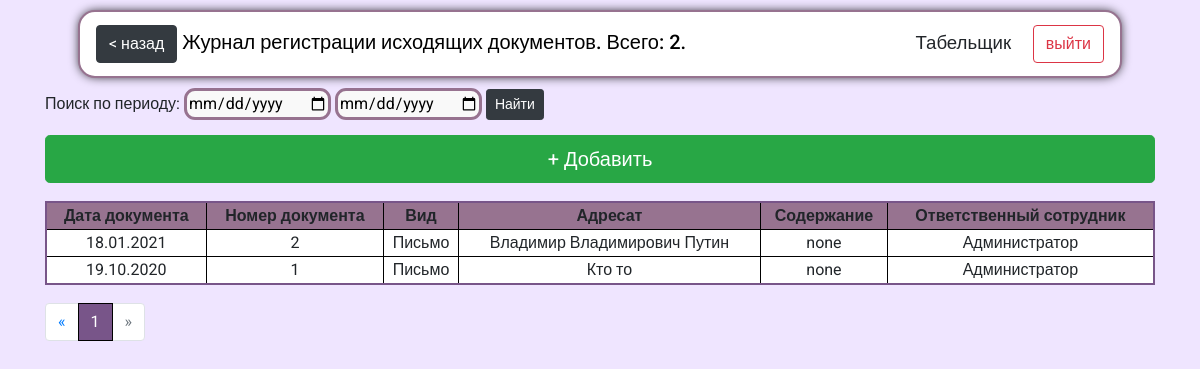
Page /outbound_docs/ (signed in) on the earlier database version.
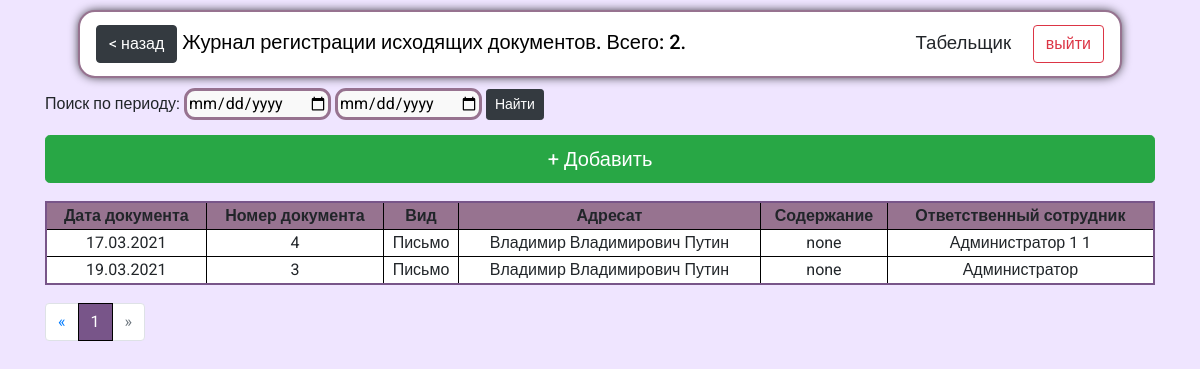
Same page on the later database version.
### reg_jounals/models.py (models this page shows, shortened)
class OutBoundDocument(models.Model):
    doc_type = models.CharField(default='Письмо', max_length=100, help_text="Введите вид документа (письмо, справка, и.т.д)", verbose_name='Вид', db_index=True)
    doc_number = models.CharField(default='',max_length=10, help_text="Введите номер документа", verbose_name='Номер документа', db_index=True)
    doc_date = models.DateField(help_text="Введите дату документа", verbose_name='Дата документа', db_index=True)
    doc_dest =  models.CharField(max_length=256, help_text="Введите адресата", verbose_name='Получатель (адресат)')
    doc_additionalData = models.CharField(default='none', max_length=256, help_text="Введите содержание документа", verbose_name='Содержание документа')
    doc_res_officer = models.CharField(blank=True, editable=False,  max_length=256, help_text="Сотрудник, который внес документ в систему ", verbose_name='Ответственный сотрудник')
    class Meta:
        ordering = ["id"]
        verbose_name = 'Исходящий документ'
        verbose_name_plural = 'Исходящие документы'

### reg_jounals/views.py (the view)
# urls.py: path('outbound_docs/', views.outbound_docs, name='outbound'),
def outbound_docs(request):
    if request.user.is_authenticated:
        auth = request.user.is_authenticated
        date_from = request.GET.get('doc_search_from','')
        date_to = request.GET.get('doc_search_to', '')
        if date_from and date_to:
            documents = OutBoundDocument.objects.filter(doc_date__range=(date_from, date_to)).order_by('doc_date')
            p_documents = Paginator(documents, 1000)
            page_number = request.GET.get('page', 1)
        else:
            documents = OutBoundDocument.objects.all().order_by('-id')
            p_documents = Paginator(documents, 20)
            page_number = request.GET.get('page', 1)
        page = p_documents.get_page(page_number)
        count = len(documents)
        method = str(request.method)
        usr = str(request.user.first_name)
        i = 0
        return render(request, 'reg_jounals/outbound_docs.html', context={'documents':page, 'count':count, 'auth':auth, 'i':i})
    else:
        return render(request, 'reg_jounals/no_auth.html')

### reg_jounals/templates/reg_jounals/outbound_docs.html (shortened to what this page needs)
{%extends "reg_jounals/index.html" %}
{%block header%}  <a class="btn btn-dark" href="../"> < назад</a> Журнал регистрации исходящих документов. Всего: {{count}}. {%endblock%}
{%block content%}
<form action="{% url 'outbound' %}">
  <span>Поиск по периоду:</span>
  <input type="date" id="search_date" name="doc_search_from" placeholder="C">
  <input type="date" id="search_date2" name="doc_search_to" placeholder="По">
  <button class="btn btn-sm btn-dark" type="submit" name="" value="Найти">Найти</button>
</form>
<a class="btn btn-success btn-lg m-bottom btn-add " href="{% url 'doc_outbound_add_url' %}"> + Добавить</a>
{% if documents %}
<table>
  <thead class="thead-dark">
  <tr class="tr-header">
    <th scope="col">Дата документа</th>
    <th scope="col">Номер документа</th>
    <th scope="col">Вид</th>
    <th scope="col">Адресат</th>
    <th scope="col">Содержание</th>
    <th scope="col">Ответственный сотрудник</th>
  </tr>
  </thead>
  {%for doc in documents%}
  <tr onclick="return location.href = '{% url 'doc_outbound_upd_url' id=doc.id%}' ">
    <td>{{doc.doc_date|date:"d.m.Y"}}</td>
    <td>{{doc.doc_number}}</td>
    <td>{{doc.doc_type}}</td>
    <td>{{doc.doc_dest}}</td>
    <td>{{doc.doc_additionalData}}</td>
    <td>{{doc.doc_res_officer}}</td>
</tr>
  {%endfor%}
</table>
<nav  class="paginator" aria-label="Page navigation example">
  <ul class="pagination">
    <li class="page-item">
      <a class="page-link" href="#" aria-label="Previous">
<span aria-hidden="true">&laquo;</span>
      </a>
    </li>
{% for p in documents.paginator.page_range %}
  {% if documents.number == p%}
   <li class="page-item active"><a class="page-link" href="?page={{p}}">{{ p }}</a></li>
   {%else%}
        <li class="page-item"><a class="page-link" href="?page={{p}}">{{ p }}</a></li>
    {%endif%}
  {% endfor %}
{%if documents.has_next%}
    <li class="page-item">
      <a class="page-link" href='?page={{documents.next_page_number}}' aria-label="Next">
<span aria-hidden="true">&raquo;</span>
      </a>
    </li>
  {%else%}
  <li class="page-item disabled">
    <a class="page-link" href='#' aria-disabled='true' aria-label="Next">
      <span aria-hidden="true">&raquo;</span>
    </a>
  </li>
  {%endif%}
  </ul>
</nav>
{%else%}
<h2>Записей нет</h2>
{%endif%}
{%endblock%}

### reg_jounals/templates/reg_jounals/index.html (shortened to what this page needs)
<!DOCTYPE html>
<html  lang="en">
<head>
  {%load static%}
  <link rel="stylesheet" href="{% static 'css/style3.css'%}">
  <link rel="stylesheet" href="{% static 'css/VacList.css'%}">
  <link rel="stylesheet" href="https://cdn.jsdelivr.net/npm/bootstrap@4.5.3/dist/css/bootstrap.min.css">
</head>
<body onload="TextDisabled()">
  <header>
    <nav class="navbar navbar-light ">
    <span class="navbar-brand mb-0 h1">{%block header%}{%endblock%}</span><span style="text-align: right; float: right;font-size: 14pt;">  {{ user.first_name }} <a class="btn btn-outline-danger" style="margin-left: 17px;" href="{% url 'logout'%}">выйти</a></span>
  </header>
<div class="container">
    {%block content%}{%endblock%}
  </div>
</body>
</html>

### reg_jounals/static/css/style3.css (style rules this page uses)
* { font-family: 'Roboto', sans-serif; }
input[type=text], input[type=number], input[type=date], input[type=search], textarea, select { background: #f9f9f9; border-radius: 11px; border: 3px solid #977390; }
body { background: #white !important; background-color: #efe5ff !important; }
.navbar-light .navbar-brand { color: rgb(0 0 0) !important; }
.container { margin-top: 10px; }
.btn-add { float: left; width: 100%; margin-top: 15px; }
.navbar { width: 87%; margin: 10px auto; border-radius: 17px; border: 2px solid #977390; background: white; box-shadow: 0px 0px 11px -2px black; }
table { border: solid 2px #785589; background: white; border-collapse: collapse; margin: 18px auto; float: left; width: 100%; }
table th { text-align: center; }
table .tr-header { background: #977390 ; }
table tr th, td { border-right: solid 1px black; border-bottom: solid 1px black; cursor: pointer; text-align: center; }
table tr th:last-child, td:last-child { border-right: none; }
table tr:last-child { border-bottom: none; }
.paginator { width: 100%; float: left; }
.page-item.active .page-link { background: #785589 !important; border-color: black !important; }

Differences in the rows shown:
removed OutBoundDocument: doc_date "18.01.2021", doc_number "2", doc_type "Письмо", doc_dest "Владимир Владимирович Путин", doc_additionalData "none", doc_res_officer "Администратор"
removed OutBoundDocument: doc_date "19.10.2020", doc_number "1", doc_type "Письмо", doc_dest "Кто то", doc_additionalData "none", doc_res_officer "Администратор"
added OutBoundDocument: doc_date "17.03.2021", doc_number "4", doc_type "Письмо", doc_dest "Владимир Владимирович Путин", doc_additionalData "none", doc_res_officer "Администратор 1 1"
added OutBoundDocument: doc_date "19.03.2021", doc_number "3", doc_type "Письмо", doc_dest "Владимир Владимирович Путин", doc_additionalData "none", doc_res_officer "Администратор"
